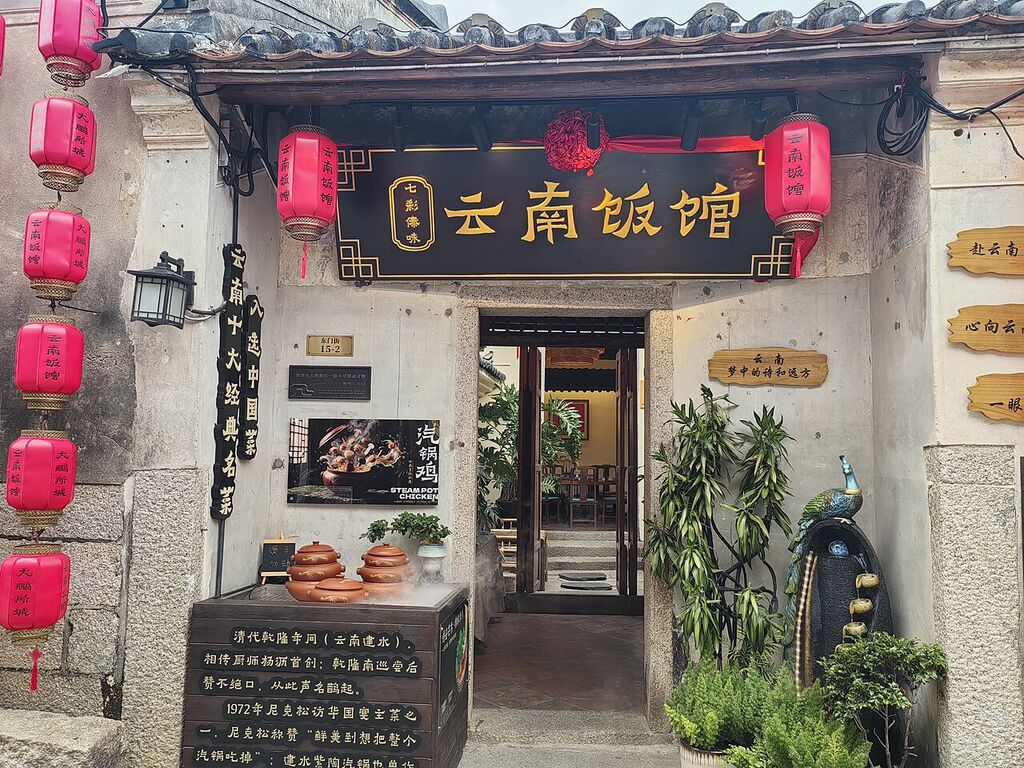
#> input picture data/input/samples/vision/food/food-01.jpg, 1024 x 768 px
$ python opencv-components-test.py --image ../../data/input/samples/vision/food/food-01.jpg --output-dir out
#> lines starting #> are read from the running program, lines starting #| are printed output that depends on the picture; after the words box and inside, x2 and y2 are one past the last pixel; in counts of white or black regions, pixels touching at a corner belong together
#!/usr/bin/env python3

import argparse
import json
import math
from pathlib import Path

import cv2
import numpy as np
from PIL import Image


def main() -> None:
    parser = argparse.ArgumentParser(description="Extract foreground components with OpenCV.")
    parser.add_argument("--image", required=True)
    parser.add_argument("--expected", nargs="*", default=[])
    parser.add_argument("--key-color", default="35,40,46")
    parser.add_argument("--fuzz-percent", type=float, default=9.0)
    parser.add_argument("--min-area", type=float, default=1000)
    parser.add_argument("--max-components", type=int, default=5)
    parser.add_argument("--padding", type=int, default=8)
    parser.add_argument("--merge-detached", action="store_true")
    parser.add_argument("--merge-min-area", type=float, default=12)
    parser.add_argument("--merge-x-margin", type=float, default=24)
    parser.add_argument("--output-dir", required=True)
    args = parser.parse_args()

    image_path = Path(args.image)
    output_dir = Path(args.output_dir)
    output_dir.mkdir(parents=True, exist_ok=True)

    image = Image.open(image_path).convert("RGB")
#> image is the input picture: PIL image 1024x768 RGB; mean R, G, B 130.5, 117.3, 112.8
    rgb = np.asarray(image)
    key = np.array(parse_rgb(args.key_color), dtype=np.float32)
    distance = np.linalg.norm(rgb.astype(np.float32) - key, axis=2)
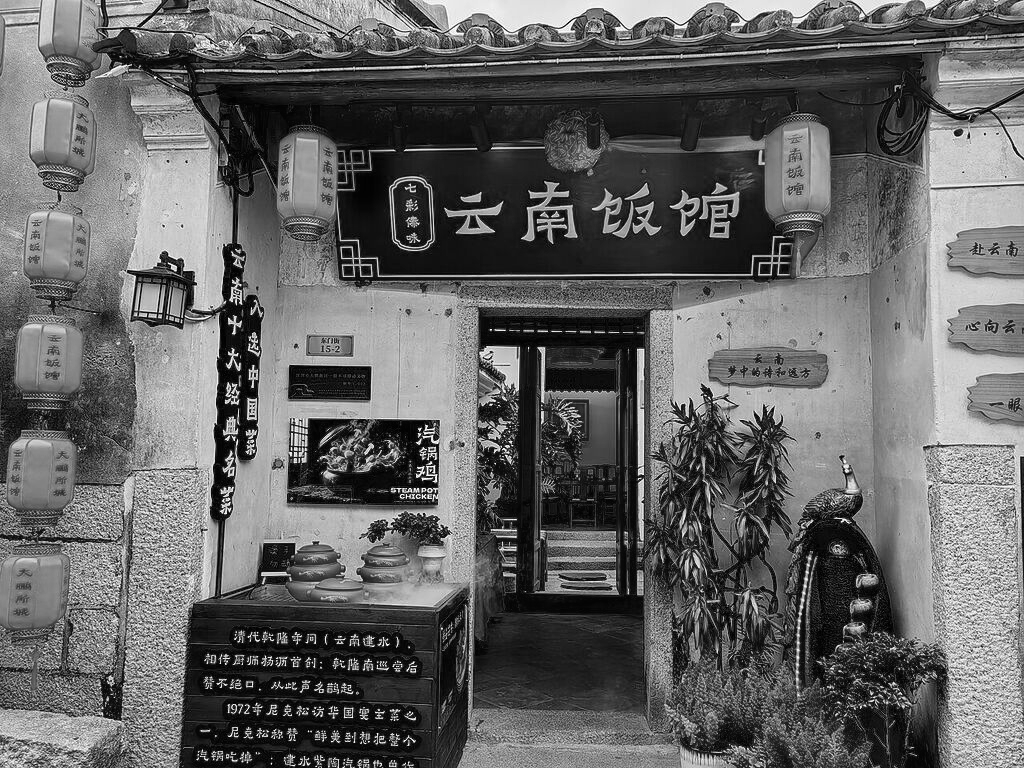
#> distance: shape (768, 1024) float32; min 0, max 371.9, mean 147.4; drawn with min black and max white
    tolerance = args.fuzz_percent / 100.0 * math.sqrt(3 * (255 ** 2))
    foreground = (distance > tolerance).astype(np.uint8)
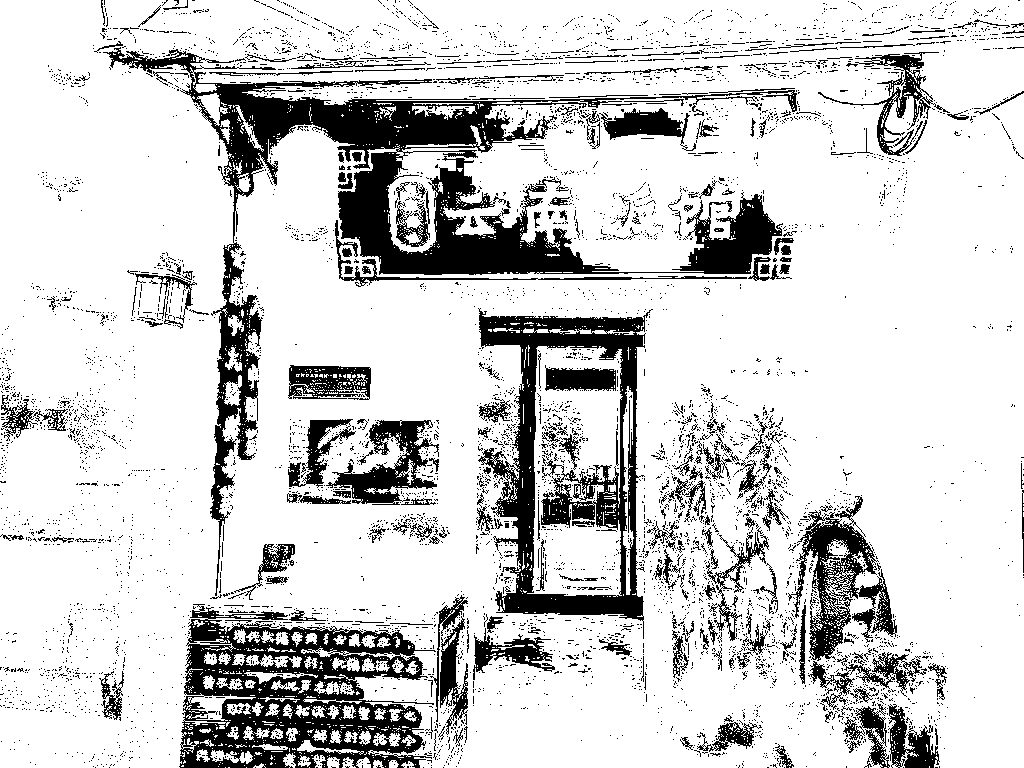
#> foreground: shape (768, 1024); values 0 (black) and 1 (white), 81.8% white; 5931 black regions (5638 under 20 px), largest, box (x1, y1, x2, y2) and area: (103, 47, 797, 596) 40699, (179, 604, 436, 768) 20735, (478, 308, 653, 639) 18032

    count, labels, stats, centroids = cv2.connectedComponentsWithStats(foreground, connectivity=8)
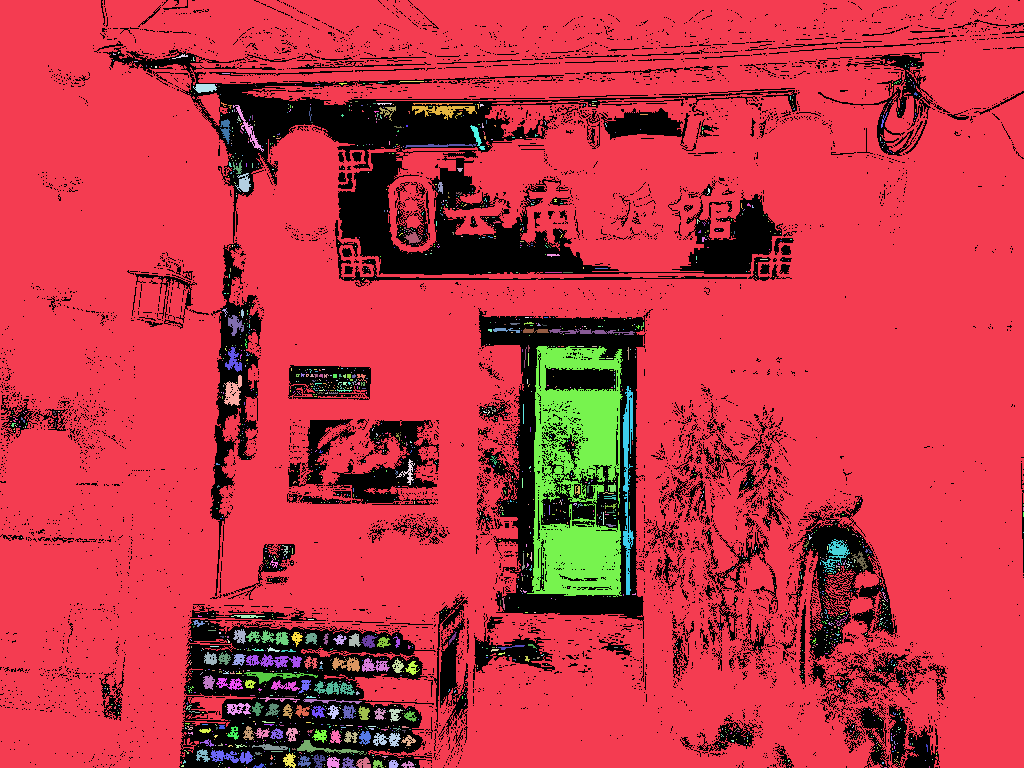
#> labels: shape (768, 1024) int32; 1814 distinct labels, from 0 to 1813; one colour per label, 0 black
#> count = 1814; stats = 1814 rows, first 6: [0, 0, 1024, 768, 143086], [0, 0, 1024, 768, 611007], [113, 53, 3, 2, 4], [118, 52, 2, 2, 3], [172, 54, 16, 5, 26], [193, 57, 2, 4, 5]; centroids = 1814 pairs, first value 10.5 to 1023, second value 52.33 to 767
    raw_components = []
    for index in range(1, count):
        x, y, w, h, area = stats[index]
        raw_components.append({
            "id": int(index),
            "x": int(x),
            "y": int(y),
            "w": int(w),
            "h": int(h),
            "area": float(area),
            "centroid_x": float(centroids[index][0]),
            "centroid_y": float(centroids[index][1]),
        })
#> this loop made 1813 passes
#> (x, y, w, h, area) on passes 1, 4, 26: (0, 0, 1024, 768, 611007), (172, 54, 16, 5, 26), (399, 81, 25, 2, 25)
#> after the loop, raw_components = 1813 items

    if args.merge_detached:
        components = merge_detached_components(
            raw_components,
            seed_min_area=args.min_area,
            max_components=args.max_components,
            merge_min_area=args.merge_min_area,
            x_margin=args.merge_x_margin,
        )
    else:
        components = [
            component for component in raw_components
            if component["area"] >= args.min_area
        ]
#> components = 3 items
        components = sorted(components, key=lambda item: -item["area"])[:args.max_components]

    components = [pad_box(component, image.width, image.height, args.padding) for component in components]
    components.sort(key=lambda item: (item["x"], item["y"]))

    for index, component in enumerate(components):
        component["name"] = args.expected[index] if index < len(args.expected) else f"component-{index + 1}"
#> this loop made 3 passes

    mask_path = output_dir / "foreground.mask.png"
    overlay_path = output_dir / "bbox-overlay.png"
    components_path = output_dir / "components.json"

    Image.fromarray(foreground * 255, mode="L").save(mask_path)
    overlay = cv2.cvtColor(rgb.copy(), cv2.COLOR_RGB2BGR)
    for component in components:
        x, y, w, h = component["x"], component["y"], component["w"], component["h"]
        cv2.rectangle(overlay, (x, y), (x + w, y + h), (0, 0, 255), 4)
#> this loop made 3 passes
#> (x, y, w, h) on passes 1 to 3: (0, 0, 1024, 768), (519, 338, 112, 267), (615, 378, 27, 225)
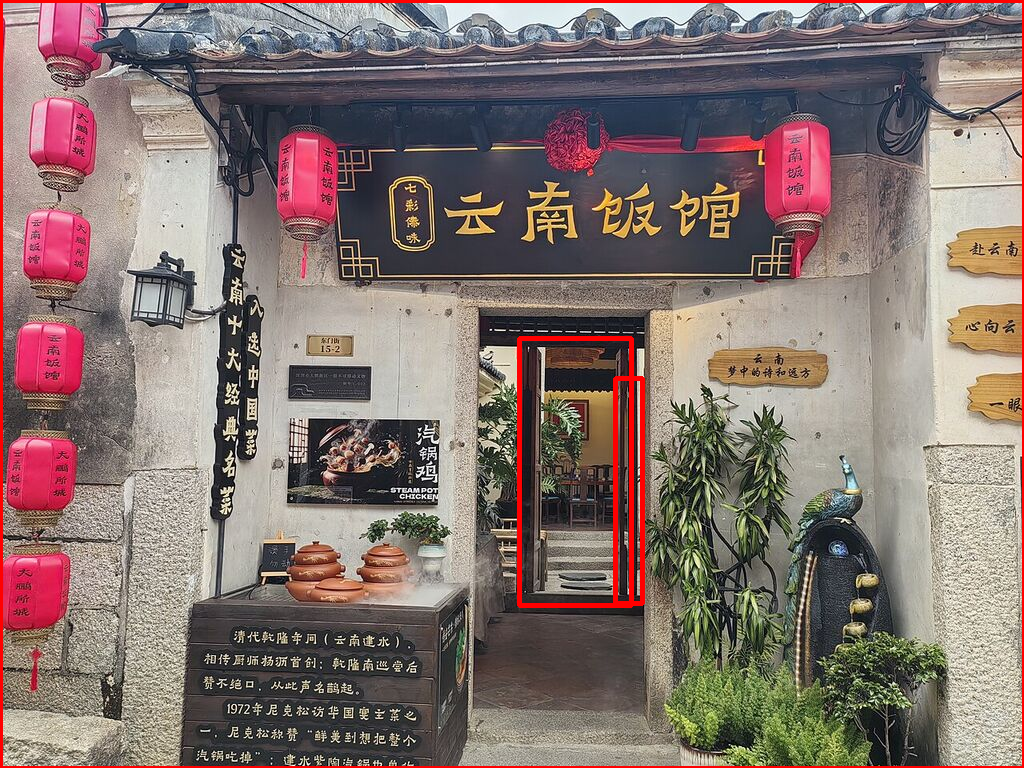
#> overlay: shape (768, 1024, 3); mean B, G, R 110.6, 115.1, 133
    cv2.imwrite(str(overlay_path), overlay)

    payload = {
        "image": str(image_path),
        "key_color": args.key_color,
        "fuzz_percent": args.fuzz_percent,
        "tolerance": tolerance,
        "components": components,
        "mask": str(mask_path),
        "overlay": str(overlay_path),
    }
    components_path.write_text(json.dumps(payload, ensure_ascii=False, indent=2) + "\n", encoding="utf-8")
    print(json.dumps({
        "components": len(components),
        "output": str(components_path),
    }, ensure_ascii=False))
#| {"components": 3, "output": "out/components.json"}


def parse_rgb(text: str) -> tuple[int, int, int]:
    parts = [int(part.strip()) for part in text.split(",")]
    if len(parts) != 3:
        raise ValueError("--key-color must be R,G,B")
    return tuple(parts)


def pad_box(component: dict, image_w: int, image_h: int, padding: int) -> dict:
    x = max(component["x"] - padding, 0)
    y = max(component["y"] - padding, 0)
    right = min(component["x"] + component["w"] + padding, image_w)
    bottom = min(component["y"] + component["h"] + padding, image_h)
    return {
        **component,
        "x": x,
        "y": y,
        "w": right - x,
        "h": bottom - y,
    }


# [48 lines left out: functions merge_detached_components, find_group_by_x, merge_box, not called in this run]


if __name__ == "__main__":
    main()
